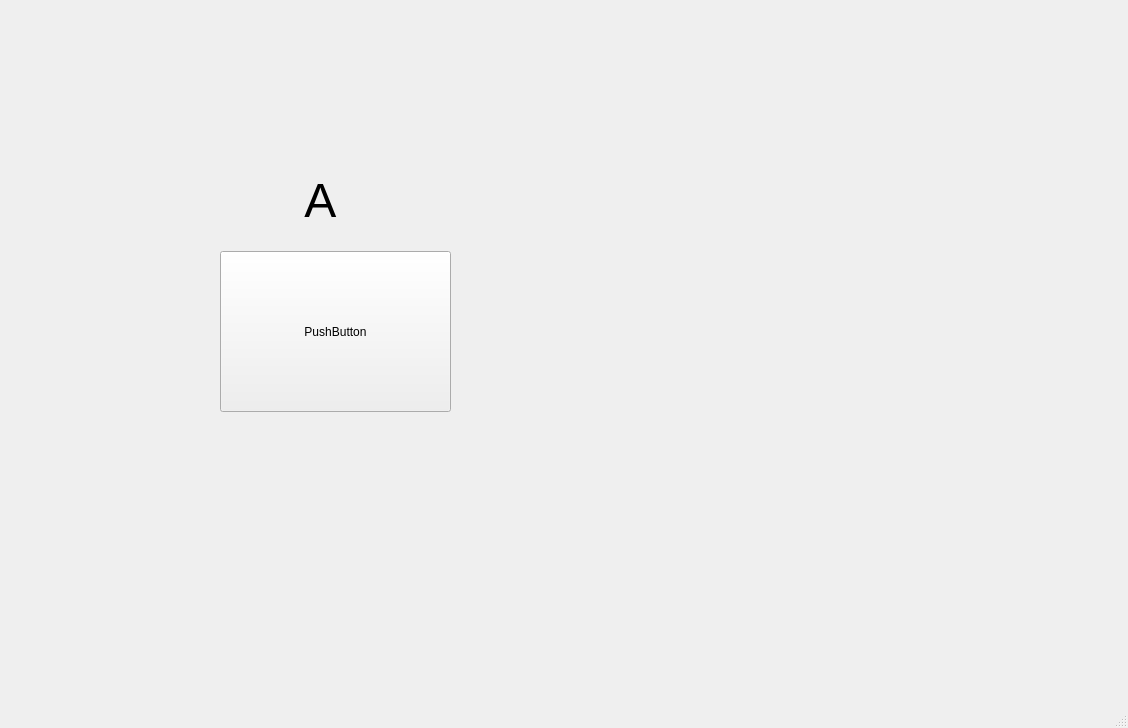
<?xml version="1.0" encoding="UTF-8"?>
<ui version="4.0">
 <class>QtStarterMainWindow</class>
 <widget class="QMainWindow" name="QtStarterMainWindow">
  <property name="geometry">
   <rect>
    <x>0</x>
    <y>0</y>
    <width>1128</width>
    <height>728</height>
   </rect>
  </property>
  <property name="windowTitle">
   <string>MainWindow</string>
  </property>
  <property name="windowOpacity">
   <double>11.000000000000000</double>
  </property>
  <property name="autoFillBackground">
   <bool>false</bool>
  </property>
  <property name="styleSheet">
   <string notr="true">QMainWindow {border-image: url(:/background);}
QLabel { background: transparent; }</string>
  </property>
  <widget class="QWidget" name="centralwidget">
   <widget class="QPushButton" name="pushButton">
    <property name="geometry">
     <rect>
      <x>220</x>
      <y>251</y>
      <width>231</width>
      <height>161</height>
     </rect>
    </property>
    <property name="text">
     <string>PushButton</string>
    </property>
   </widget>
   <widget class="QLabel" name="textOutputUI">
    <property name="geometry">
     <rect>
      <x>160</x>
      <y>180</y>
      <width>321</width>
      <height>41</height>
     </rect>
    </property>
    <property name="font">
     <font>
      <pointsize>36</pointsize>
     </font>
    </property>
    <property name="text">
     <string>A</string>
    </property>
    <property name="alignment">
     <set>Qt::AlignCenter</set>
    </property>
   </widget>
  </widget>
  <widget class="QMenuBar" name="menubar">
   <property name="geometry">
    <rect>
     <x>0</x>
     <y>0</y>
     <width>1128</width>
     <height>25</height>
    </rect>
   </property>
  </widget>
  <widget class="QStatusBar" name="statusbar"/>
 </widget>
 <resources>
  <include location="QtStarterResources.qrc"/>
 </resources>
 <connections/>
</ui>
